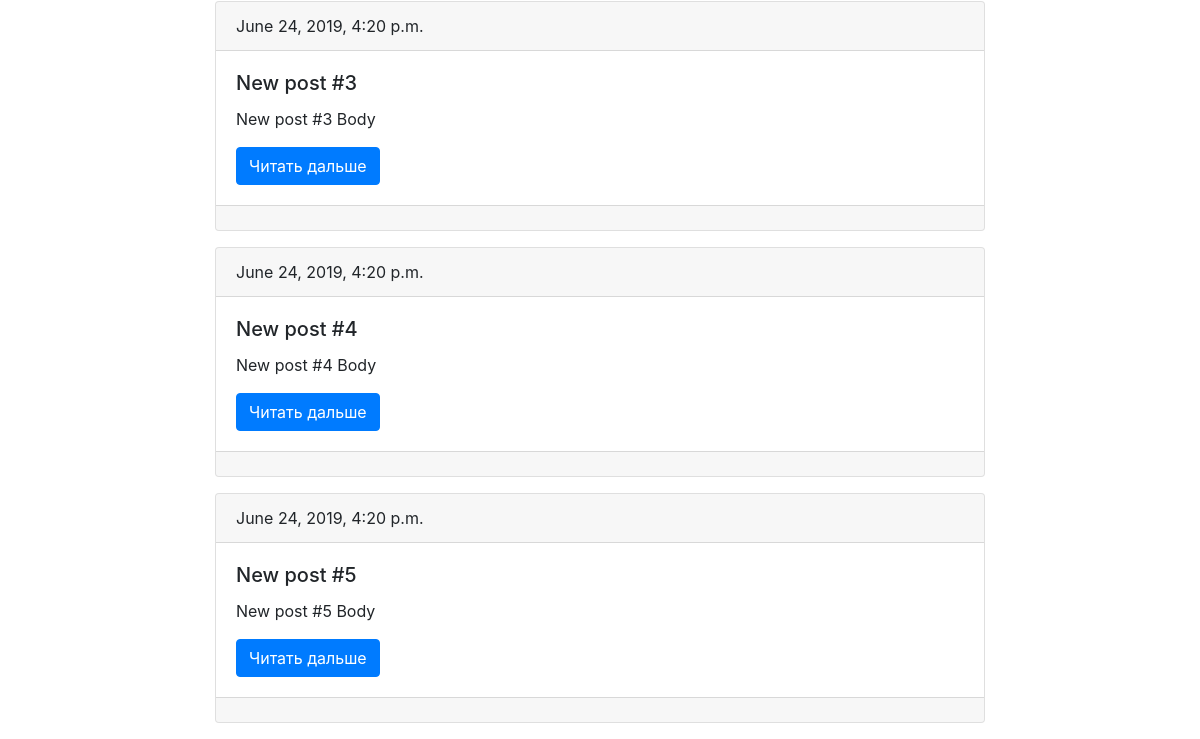
/blog/ (lower part), run on an earlier commit of the app's database.
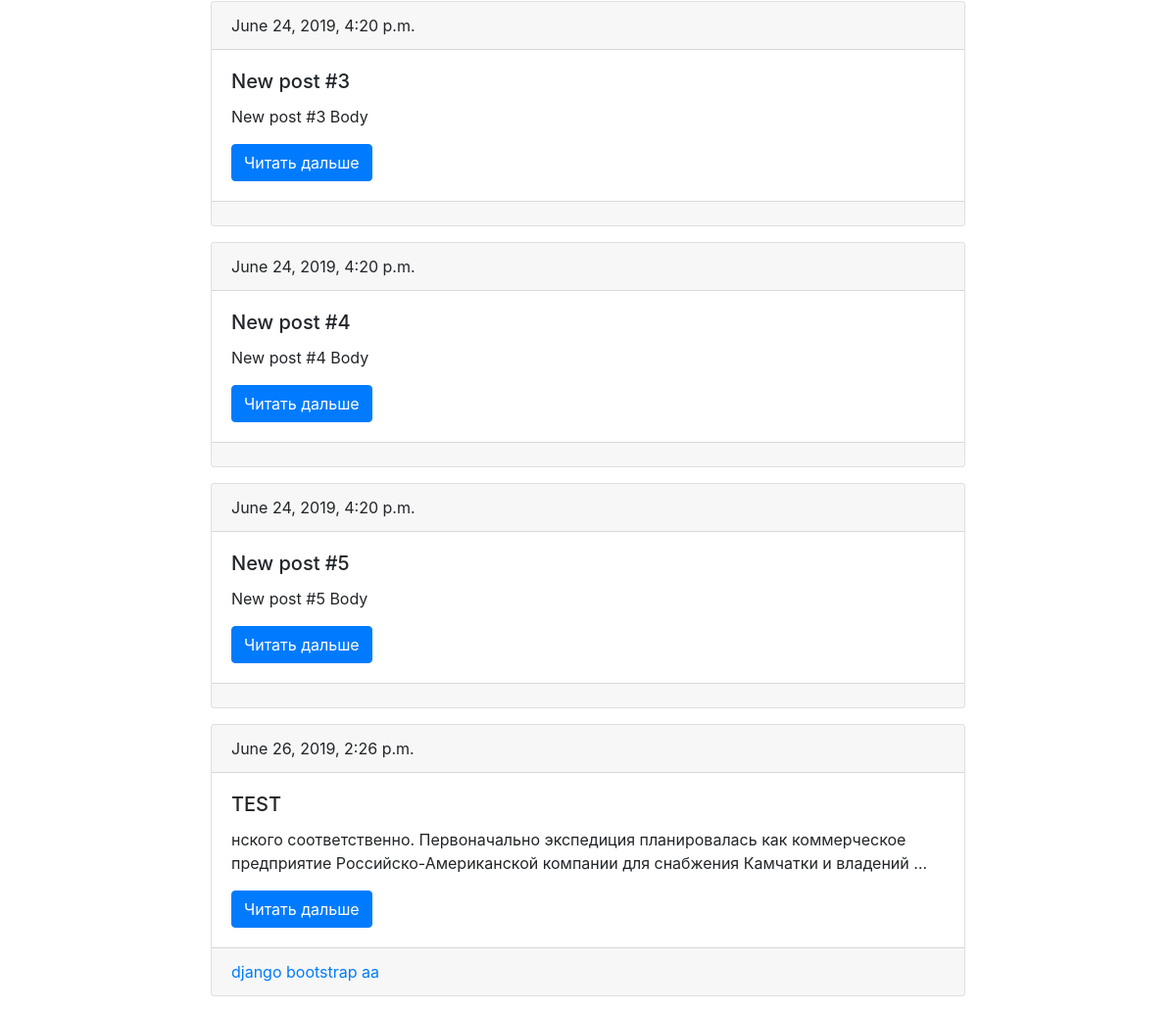
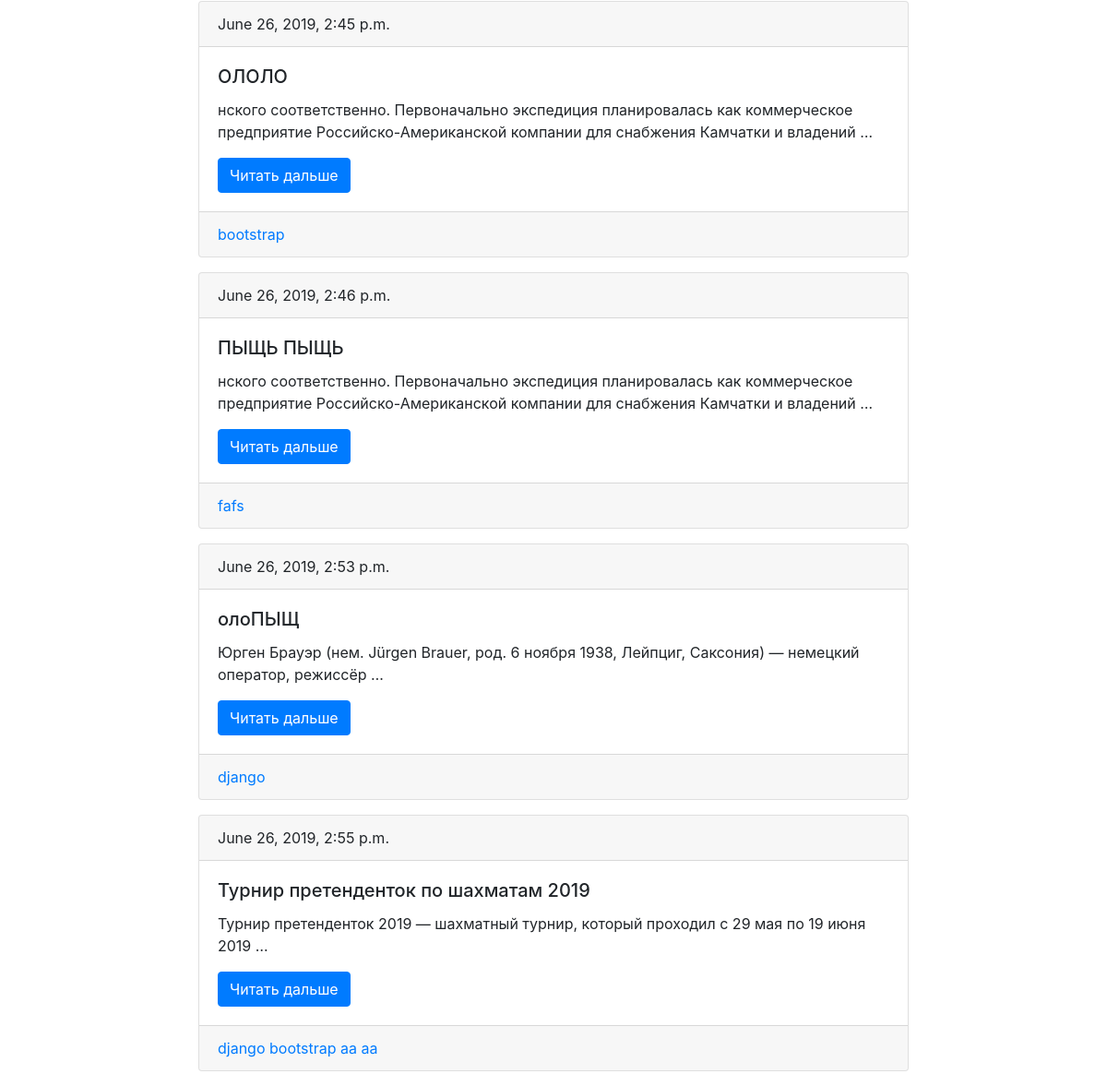
And on a later commit of the database (2 pictures, top to bottom).
### blog/models.py (models this page shows, shortened)
class Post(models.Model):
    title = models.CharField(max_length=150, db_index=True)
    slug = models.SlugField(max_length=150, unique=True, blank=True)
    body = models.TextField(blank=True, db_index=True)
    date_pub = models.DateTimeField(auto_now_add=True)
    tags = models.ManyToManyField('Tag', related_name='posts', blank=True)
    def get_absolute_url(self):
        return reverse('post_detail_url', kwargs={'slug': self.slug})

class Tag(models.Model):
    title = models.CharField(max_length=50)
    slug = models.SlugField(max_length=50, unique=True)
    def get_absolute_url(self):
        return reverse('tag_detail_url', kwargs={'slug': self.slug})

### blog/views.py (the view)
# urls.py: path('', post_list, name='post_list_url'),
def post_list(request):
    posts = Post.objects.all()
    return render(request, 'blog/post_list.html', context={'title': 'Последние записи', 'posts': posts})

### blog/templates/blog/post_list.html (shortened to what this page needs)
{% extends 'blog/blog_main.html' %}
{% block content %}
    {% for post in posts %}
       {% include 'blog/includes/post_card_template.html' %}
    {% endfor %}
{% endblock %}

### blog/templates/blog/includes/post_card_template.html
 <div class="card mb-3">
    <div class="card-header">
        {{ post.date_pub }}
    </div>
    <div class="card-body">
        <h5 class="card-title">{{ post.title }}</h5>
        <p class="card-text">{{ post.body|truncatewords:15 }}</p>
        <a href="{{ post.get_absolute_url }}" class="btn btn-primary">Читать дальше</a>
    </div>
    <div class="card-footer text-muted">
        {% for tag in post.tags.all %}
            <a href="{{ tag.get_absolute_url }}">{{ tag.title }}</a>
        {% endfor %}
    </div>
</div>

What changed in the data, as far as the page shows it:
added Post: date_pub "June 26, 2019, 2:26 p.m.", title "TEST", body "нского соответственно. Первоначально экспедиция планировалась как коммерческое предприятие Российско-Американской компании для снабжения Камчатки и владений …"
now on this page (row unchanged): Tag: title "django"
now on this page (row unchanged): Tag: title "bootstrap"
now on this page (row unchanged): Tag: title "aa"
added Post: date_pub "June 26, 2019, 2:45 p.m.", title "ОЛОЛО", body "нского соответственно. Первоначально экспедиция планировалась как коммерческое предприятие Российско-Американской компании для снабжения Камчатки и владений …"
added Post: date_pub "June 26, 2019, 2:46 p.m.", title "ПЫЩЬ ПЫЩЬ", body "нского соответственно. Первоначально экспедиция планировалась как коммерческое предприятие Российско-Американской компании для снабжения Камчатки и владений …"
now on this page (row unchanged): Tag: title "fafs", shown under "June 26, 2019, 2:46 p.m."
added Post: date_pub "June 26, 2019, 2:53 p.m.", title "олоПЫЩ", body "Юрген Брауэр (нем. Jürgen Brauer, род. 6 ноября 1938, Лейпциг, Саксония) — немецкий оператор, режиссёр …"
added Post: date_pub "June 26, 2019, 2:55 p.m.", title "Турнир претенденток по шахматам 2019", body "Турнир претенденток 2019 — шахматный турнир, который проходил с 29 мая по 19 июня 2019 …"
now on this page (row unchanged): Tag: title "aa", shown under "June 26, 2019, 2:55 p.m."
